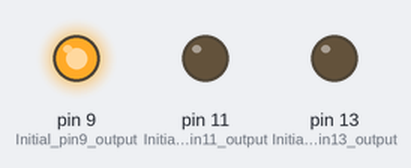
Bench run of a sketch on a simulated Arduino Uno, built with avr-gcc and run on an emulated ATmega328P. Shown: output pins drawn as LEDs (lit = HIGH).

Above: at 0.5 s.
At 1.5 s:
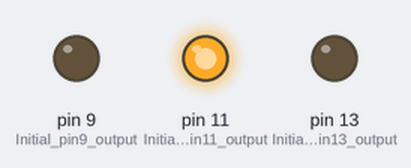
At 5.5 s:
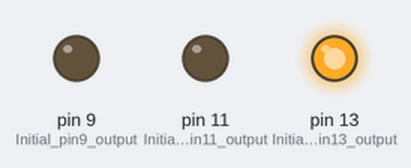
Timing chart, 0 to 6.9 s (numbered marks = the images above):
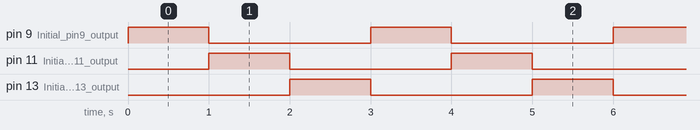

Measured:
- by itself, pin 9 (Initial_pin9_output), pin 11 (Initial_pin11_output), pin 13 (Initial_pin13_output): alternates HIGH for 1.0 s and LOW for 2.0 s
- by itself, everything shown: repeats every 3.0 s, in 4 steps

The sketch:

Turn_On_3LED.ino
```cpp
void setup(){

  pinMode(9, OUTPUT);   //Initial pin9 output
  pinMode(11, OUTPUT);  //Initial pin11 output
  pinMode(13, OUTPUT);  //Initial pin13 output

} //SetUp

void loop(){

 digitalWrite(9, HIGH);
 delay(1000);
 digitalWrite(9, LOW);
 digitalWrite(11, HIGH);
 delay(1000);
 digitalWrite(11, LOW);
 digitalWrite(13, HIGH);
 delay(1000);
 digitalWrite(13, LOW);

} //Loop
```
